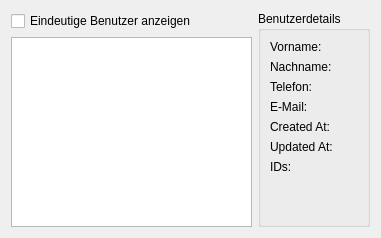
<?xml version="1.0" encoding="UTF-8"?>
<ui version="4.0">
 <class>MainWindowWidget</class>
 <widget class="QWidget" name="MainWindowWidget">
  <property name="geometry">
   <rect>
    <x>0</x>
    <y>0</y>
    <width>381</width>
    <height>238</height>
   </rect>
  </property>
  <property name="windowTitle">
   <string>Benutzerübersicht</string>
  </property>
  <layout class="QHBoxLayout" name="horizontalLayout">
   <item>
    <layout class="QVBoxLayout" name="verticalLayoutLeft">
     <item>
      <widget class="QCheckBox" name="checkboxUnique">
       <property name="text">
        <string>Eindeutige Benutzer anzeigen</string>
       </property>
       <property name="checked">
        <bool>false</bool>
       </property>
      </widget>
     </item>
     <item>
      <widget class="QListWidget" name="listWidgetUsers">
       <property name="sizePolicy">
        <sizepolicy hsizetype="Preferred" vsizetype="Preferred">
         <horstretch>0</horstretch>
         <verstretch>0</verstretch>
        </sizepolicy>
       </property>
      </widget>
     </item>
    </layout>
   </item>
   <item>
    <widget class="QGroupBox" name="groupBoxDetails">
     <property name="sizePolicy">
      <sizepolicy hsizetype="Expanding" vsizetype="Expanding">
       <horstretch>0</horstretch>
       <verstretch>0</verstretch>
      </sizepolicy>
     </property>
     <property name="title">
      <string>Benutzerdetails</string>
     </property>
     <layout class="QFormLayout" name="formLayoutDetails">
      <item row="0" column="0">
       <widget class="QLabel" name="labelVorname">
        <property name="text">
         <string>Vorname:</string>
        </property>
       </widget>
      </item>
      <item row="0" column="1">
       <widget class="QLabel" name="valueVorname">
        <property name="text">
         <string/>
        </property>
       </widget>
      </item>
      <item row="1" column="0">
       <widget class="QLabel" name="labelNachname">
        <property name="text">
         <string>Nachname:</string>
        </property>
       </widget>
      </item>
      <item row="1" column="1">
       <widget class="QLabel" name="valueNachname">
        <property name="text">
         <string/>
        </property>
       </widget>
      </item>
      <item row="2" column="0">
       <widget class="QLabel" name="labelTelefon">
        <property name="text">
         <string>Telefon:</string>
        </property>
       </widget>
      </item>
      <item row="2" column="1">
       <widget class="QLabel" name="valueTelefon">
        <property name="text">
         <string/>
        </property>
       </widget>
      </item>
      <item row="3" column="0">
       <widget class="QLabel" name="labelEmail">
        <property name="text">
         <string>E-Mail:</string>
        </property>
       </widget>
      </item>
      <item row="3" column="1">
       <widget class="QLabel" name="valueEmail">
        <property name="text">
         <string/>
        </property>
       </widget>
      </item>
      <item row="4" column="0">
       <widget class="QLabel" name="labelCreatedAt">
        <property name="text">
         <string>Created At:</string>
        </property>
       </widget>
      </item>
      <item row="4" column="1">
       <widget class="QLabel" name="valueCreatedAt">
        <property name="text">
         <string/>
        </property>
       </widget>
      </item>
      <item row="5" column="0">
       <widget class="QLabel" name="labelUpdatedAt">
        <property name="text">
         <string>Updated At:</string>
        </property>
       </widget>
      </item>
      <item row="5" column="1">
       <widget class="QLabel" name="valueUpdatedAt">
        <property name="text">
         <string/>
        </property>
       </widget>
      </item>
      <item row="6" column="0">
       <widget class="QLabel" name="labelIDs">
        <property name="text">
         <string>IDs:</string>
        </property>
       </widget>
      </item>
      <item row="6" column="1">
       <widget class="QLabel" name="valueIDs">
        <property name="text">
         <string/>
        </property>
       </widget>
      </item>
     </layout>
    </widget>
   </item>
  </layout>
 </widget>
 <resources/>
 <connections/>
</ui>
